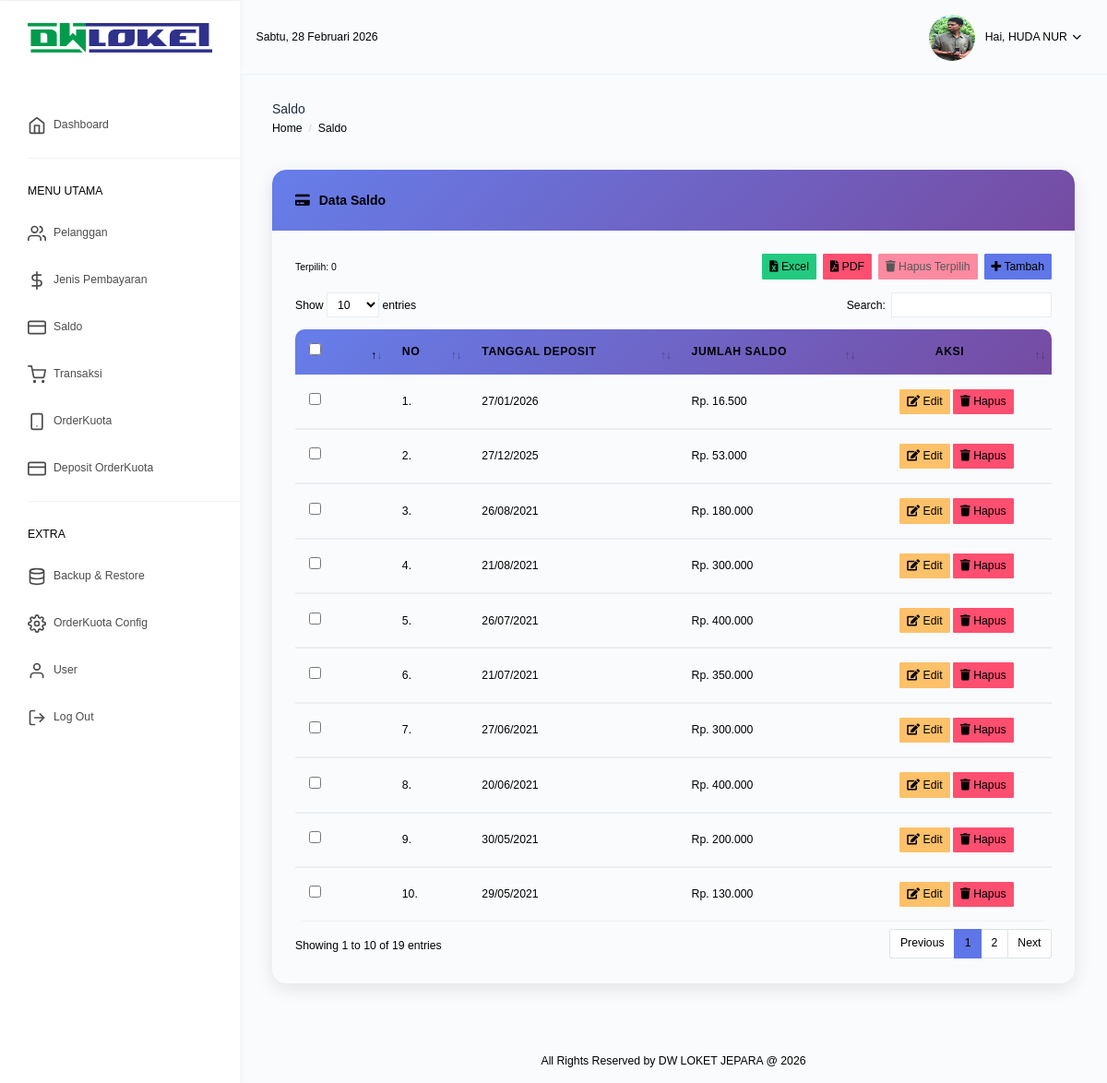
/saldo/saldo.php (signed in), run on the app's committed database.
### tables this page shows
CREATE TABLE `tb_user` (
  `id_user` int NOT NULL AUTO_INCREMENT,
  `username` varchar(50) NOT NULL,
  `password` varchar(255) DEFAULT NULL,
  `nama` varchar(100) NOT NULL,
  `email` varchar(100) NOT NULL,
  `foto` varchar(50) NOT NULL,
  `level` enum('admin','user') NOT NULL,
  PRIMARY KEY (`id_user`)
);

CREATE TABLE `tb_saldo` (
  `id_saldo` int NOT NULL AUTO_INCREMENT,
  `tgl` varchar(50) NOT NULL,
  `saldo` varchar(100) NOT NULL,
  PRIMARY KEY (`id_saldo`)
);

### config/config.php (called while the page is built, shortened)
<?php
function base_url($url = null) {
    $protocol = isset($_SERVER['HTTPS']) && $_SERVER['HTTPS'] === 'on' ? "https://" : "http://";
    $host = $_SERVER['HTTP_HOST'];
    $script_name = $_SERVER['SCRIPT_NAME'];
    $base_path = "/dwloket_ok";
    $root_url = $protocol . $host . $base_path;
    if($url != null) {
        return $root_url."/".$url;
    } else {
        return $root_url;
    }
}
function format_hari_tanggal($waktu)
{
$hari_array = array(
'Minggu',
'Senin',
'Selasa',
'Rabu',
'Kamis',
'Jumat',
'Sabtu'
);
$hr = date('w', strtotime($waktu));
$hari = $hari_array[$hr];
$tanggal = date('j', strtotime($waktu));
$bulan_array = array(
1 => 'Januari',
2 => 'Februari',
3 => 'Maret',
4 => 'April',
5 => 'Mei',
6 => 'Juni',
7 => 'Juli',
8 => 'Agustus',
9 => 'September',
10 => 'Oktober',
11 => 'November',
12 => 'Desember',
);
$bl = date('n', strtotime($waktu));
$bulan = $bulan_array[$bl];
$tahun = date('Y', strtotime($waktu));
return "$hari, $tanggal $bulan $tahun";
}

### saldo/saldo.php (the view, shortened to what this page needs)
<?php
include_once('../header.php');
?>
<!DOCTYPE html>
<html lang="en">
    <head>
    </head>
    <body>
        <div class="page-breadcrumb">
            <div class="row">
                <div class="col-7 align-self-center">
                    <h4 class="page-title text-truncate text-dark font-weight-medium mb-1">Saldo</h4>
                    <div class="d-flex align-items-center">
                        <nav aria-label="breadcrumb">
                            <ol class="breadcrumb m-0 p-0">
                                <li class="breadcrumb-item"><a href="<?=base_url('home')?>" class="text-muted">Home</a></li>
                                <li class="breadcrumb-item text-muted active" aria-current="page">Saldo</li>
                            </ol>
                        </nav>
                    </div>
                </div>
            </div>
        </div>
        <div class="container-fluid">
            <div class="row">
                <div class="col-12">
                    <div class="modern-card">
                        <div class="modern-card-header">
                            <h4>
                                <i class="fa fa-credit-card"></i> Data Saldo
                            </h4>
                        </div>
                        <div class="modern-card-body">
                            <div class="d-flex justify-content-between align-items-center mb-3 flex-wrap">
                                <div class="mb-2 mb-md-0">
                                    <small class="text-muted" id="selectedCount">Terpilih: <strong>0</strong></small>
                                </div>
                                <div class="d-flex align-items-center">
                                    <a href="<?=base_url('export_excel.php?page=saldo')?>" class="btn btn-success btn-sm mr-2">
                                        <i class="fa fa-file-excel"></i> Excel
                                    </a>
                                    <a href="<?=base_url('export_pdf.php?page=saldo')?>" target="_blank" class="btn btn-danger btn-sm mr-2">
                                        <i class="fa fa-file-pdf"></i> PDF
                                    </a>
                                    <button type="button" class="btn btn-sm btn-danger mr-2" id="btnHapusMultiple" disabled onclick="hapusMultiple()">
                                        <i class="fa fa-trash"></i> Hapus Terpilih
                                    </button>
                                    <button type="button" class="btn btn-primary btn-sm" data-toggle="modal"
                                    data-target="#modaltambah"><i class="fa fa-plus"></i> Tambah</button>
                                </div>
                            </div>
                            <div class="table-responsive">
                                <table id="zero_config" class="table modern-table no-wrap">
                                    <thead>
                                        <tr>
                                            <th style="width: 30px;">
                                                <input type="checkbox" id="selectAll" title="Pilih Semua">
                                            </th>
                                            <th style="width: 5px;">No</th>
                                            <th>Tanggal Deposit</th>
                                            <th>Jumlah Saldo</th>
                                            <th style="text-align: center;">Aksi</th>
                                        </tr>
                                    </thead>
                                    <tbody>
                                        <?php
                                        $no = 1;
                                        $sql = $koneksi->query("SELECT * FROM tb_saldo WHERE CAST(saldo AS DECIMAL(15,2)) > 0 ORDER BY tgl DESC");
                                        while($data = $sql->fetch_assoc()) {
                                        $tgl = $data['tgl'];
                                        ?>
                                        <tr>
                                            <td>
                                                <input type="checkbox" class="checkbox-saldo" value="<?=$data['id_saldo']?>" data-tanggal="<?=date('d/m/Y', strtotime($tgl))?>" data-saldo="Rp. <?=number_format($data['saldo'], 0, ",", ".");?>">
                                            </td>
                                            <td><?=$no++.'.'?></td>
                                            <td><?=date('d/m/Y', strtotime($tgl));?></td>
                                            <td>Rp. <?=number_format($data['saldo'], 0, ",", ".");?></td>
                                            <td align="center">
                                                <a data-toggle="modal"
                                                    data-target="#modaledit<?=$data['id_saldo']; ?>"><button
                                                    class="btn btn-warning btn-sm"><i class="fa fa-edit"></i> Edit</button></a>
                                                <a href="hapus_saldo.php?id=<?=$data['id_saldo']; ?>"
                                                    onclick="return swalConfirmDelete(this.href, 'Yakin Hapus Saldo?', 'Data saldo ini akan dihapus secara permanen!')"
                                                    class="btn btn-danger btn-sm"><i class="fa fa-trash"></i> Hapus</a>
                                            </td>
                                        </tr>
                                        <?php
                                        }?>
                                    </tbody>
                                </table>
                            </div>
                        </div>
                    </div>
                </div>
            </div>
        </div>
        <?php
        include_once('../footer.php');
        ?>
    </body>
</html>

### header.php (shortened to what this page needs)
<?php
require_once __DIR__ . "/config/config.php";
$id = isset($_SESSION['id_user']) ? (int)$_SESSION['id_user'] : 0;
$tampil = null;
if ($id > 0) {
	$stmt = $koneksi->prepare("SELECT * FROM tb_user WHERE id_user = ?");
	$stmt->bind_param("i", $id);
	$stmt->execute();
	$result = $stmt->get_result();
	$tampil = $result->fetch_assoc();
} else {
	header("Location: " . base_url('auth/login.php'));
	exit();
}
?>
<!DOCTYPE html>
<html dir="ltr" lang="en">
<head>
    <link href="<?=base_url()?>/files/assets/extra-libs/c3/c3.min.css" rel="stylesheet">
    <link href="<?=base_url()?>/files/assets/libs/chartist/dist/chartist.min.css" rel="stylesheet">
    <link href="<?=base_url()?>/files/assets/extra-libs/jvector/jquery-jvectormap-2.0.2.css" rel="stylesheet" />
    <link href="<?=base_url()?>/files/assets/extra-libs/datatables.net-bs4/css/dataTables.bootstrap4.css"
        rel="stylesheet">
    <link href="<?=base_url()?>/files/dist/css/style.min.css?v=<?=time()?>" rel="stylesheet">
    <link href="<?=base_url()?>/files/dist/css/modern-style.css?v=<?=time()?>" rel="stylesheet">
    <link href="<?=base_url()?>/files/dist/css/sweetalert2.min.css" rel="stylesheet">
</head>
<body>
    <div id="main-wrapper" data-theme="light" data-layout="vertical" data-navbarbg="skin6" data-sidebartype="full"
        data-sidebar-position="fixed" data-header-position="fixed" data-boxed-layout="full">
        <header class="topbar" data-navbarbg="skin6">
            <nav class="navbar top-navbar navbar-expand-md">
                <div class="navbar-header" data-logobg="skin6">
                    <div class="navbar-brand">
                        <a href="<?=base_url('home')?>">
                            <b class="logo-icon">
                                <img src="<?=base_url()?>/files/assets/images/dwloket_logo.png" alt="homepage"
                                    class="dark-logo" width="200" height="50" />
                            </b>
                        </a>
                    </div>
                </div>
                <div class="navbar-collapse collapse" id="navbarSupportedContent">
                    <ul class="navbar-nav float-left mr-auto ml-3 pl-1 d-none d-md-flex">
                        <?php $date = date('Y-m-d'); echo format_hari_tanggal($date) ?>
                    </ul>
                    <ul class="navbar-nav float-right">
                        <li class="nav-item dropdown">
                            <a class="nav-link dropdown-toggle" href="javascript:void(0)" data-toggle="dropdown"
                                aria-haspopup="true" aria-expanded="false">
                                <img src="<?=base_url()?>/files/assets/images/<?=htmlspecialchars($tampil['foto'] ?? 'default.png', ENT_QUOTES, 'UTF-8'); ?>" alt="user"
                                    class="rounded-circle" width="50" height="50">
                                <span class="ml-2 d-none d-lg-inline-block"><span>Hai,</span> <span
                                        class="text-dark"><?=htmlspecialchars($tampil['nama'] ?? 'User', ENT_QUOTES, 'UTF-8'); ?></span> <i data-feather="chevron-down"
                                        class="svg-icon"></i></span>
                            </a>
                        </li>
                    </ul>
                </div>
            </nav>
        </header>
        <aside class="left-sidebar" data-sidebarbg="skin6">
            <div class="scroll-sidebar" data-sidebarbg="skin6">
                <nav class="sidebar-nav">
                    <ul id="sidebarnav">
                        <li class="sidebar-item">
                            <a class="sidebar-link sidebar-link" href="<?=base_url('home')?>" aria-expanded="false"><i
                                    data-feather="home" class="feather-icon"></i><span
                                    class="hide-menu">Dashboard</span>
                            </a>
                        </li>
                        <li class="list-divider"></li>
                        <li class="nav-small-cap">
                            <span class="hide-menu">MENU UTAMA</span>
                        </li>
                        <li class="sidebar-item">
                            <a class="sidebar-link" href="<?=base_url('pelanggan/pelanggan.php')?>"
                                aria-expanded="false"><i data-feather="users" class="feather-icon"></i><span
                                    class="hide-menu">Pelanggan</span>
                            </a>
                        </li>
                        <li class="sidebar-item">
                            <a class="sidebar-link sidebar-link" href="<?=base_url('jenisbayar/jenis_bayar.php')?>"
                                aria-expanded="false"><i data-feather="dollar-sign" class="feather-icon"></i><span
                                    class="hide-menu">Jenis Pembayaran</span>
                            </a>
                        </li>
                        <li class="sidebar-item">
                            <a class="sidebar-link sidebar-link" href="<?=base_url('saldo/saldo.php')?>"
                                aria-expanded="false"><i data-feather="credit-card" class="feather-icon"></i><span
                                    class="hide-menu">Saldo</span>
                            </a>
                        </li>
                        <li class="sidebar-item">
                            <a class="sidebar-link sidebar-link" href="<?=base_url('transaksi/transaksi.php')?>"
                                aria-expanded="false"><i data-feather="shopping-cart" class="feather-icon"></i><span
                                    class="hide-menu">Transaksi</span>
                            </a>
                        </li>
                        <li class="sidebar-item">
                            <a class="sidebar-link sidebar-link" href="<?=base_url('orderkuota/index.php')?>"
                                aria-expanded="false"><i data-feather="smartphone" class="feather-icon"></i><span
                                    class="hide-menu">OrderKuota</span>
                            </a>
                        </li>
                        <li class="sidebar-item">
                            <a class="sidebar-link sidebar-link" href="<?=base_url('orderkuota/deposit.php')?>"
                                aria-expanded="false"><i data-feather="credit-card" class="feather-icon"></i><span
                                    class="hide-menu">Deposit OrderKuota</span>
                            </a>
                        </li>
                        <li class="list-divider"></li>
                        <li class="nav-small-cap">
                            <span class="hide-menu">Extra</span>
                        </li>
                        <?php if (isset($_SESSION['level']) && $_SESSION['level'] == 'admin'): ?>
                        <li class="sidebar-item">
                            <a class="sidebar-link sidebar-link" href="<?=base_url('admin/backup.php')?>"
                                aria-expanded="false"><i data-feather="database" class="feather-icon"></i><span
                                    class="hide-menu">Backup & Restore</span>
                            </a>
                        </li>
                        <li class="sidebar-item">
                            <a class="sidebar-link sidebar-link" href="<?=base_url('admin/orderkuota_config.php')?>"
                                aria-expanded="false"><i data-feather="settings" class="feather-icon"></i><span
                                    class="hide-menu">OrderKuota Config</span>
                            </a>
                        </li>
                        <?php endif; ?>
                        <li class="sidebar-item">
                            <a class="sidebar-link sidebar-link" href="<?=base_url('user/user.php')?>"
                                aria-expanded="false"><i data-feather="user" class="feather-icon"></i><span
                                    class="hide-menu">User</span>
                            </a>
                        </li>
                        <li class="sidebar-item">
                            <a class="sidebar-link sidebar-link" href="javascript:void(0)" onclick="confirmLogout()"
                                aria-expanded="false"><i data-feather="log-out" class="feather-icon"></i><span
                                    class="hide-menu">Log Out</span>
                            </a>
                        </li>
                    </ul>
                </nav>
            </div>
        </aside>
        <div class="page-wrapper">

### data on the page
tb_user: foto (picture), nama "HUDA NUR"
tb_saldo: tgl "27/01/2026", saldo "16.500"
tb_saldo: tgl "27/12/2025", saldo "53.000"
tb_saldo: tgl "26/08/2021", saldo "180.000"
tb_saldo: tgl "21/08/2021", saldo "300.000"
tb_saldo: tgl "26/07/2021", saldo "400.000"
tb_saldo: tgl "21/07/2021", saldo "350.000"
tb_saldo: tgl "27/06/2021", saldo "300.000"
tb_saldo: tgl "20/06/2021", saldo "400.000"
tb_saldo: tgl "30/05/2021", saldo "200.000"
tb_saldo: tgl "29/05/2021", saldo "130.000"
